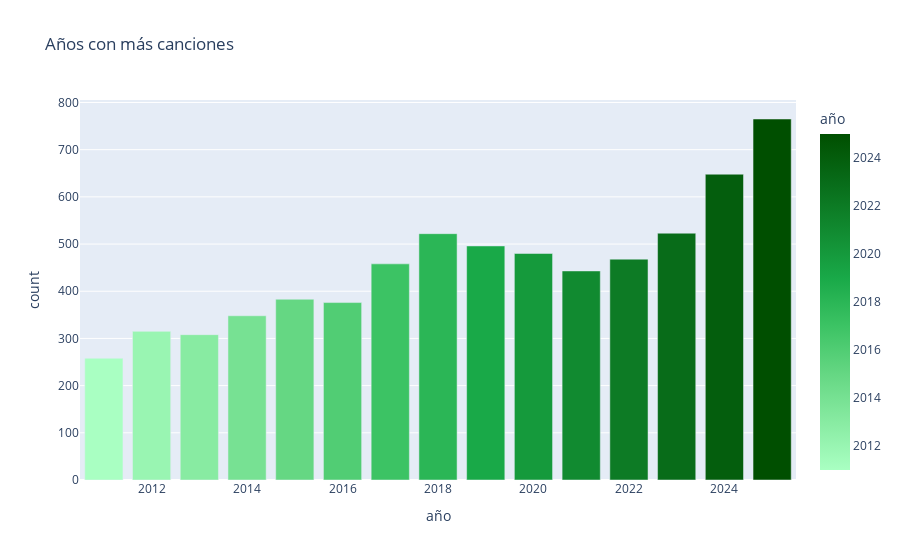

Notebook cell for this chart:
### Code cell
df["año"] = pd.to_datetime(df.album_release_date).dt.year

top_years = df["año"].value_counts().head(15).reset_index().sort_values(by='año')
title4="Años con más canciones" 
fig4 = px.bar(
    top_years,
    x='año',
    y='count',
    title=title4,
    color='año',
    color_continuous_scale=monocromaticos)
fig4.update_layout(showlegend=False) #Quitarle la barra de color de la derecha también

fig4.show()

### Figure 1 — Plotly figure (JSON) as saved in the notebook; plotly's stock layout.template omitted (floating-point values rounded to 4 significant figures)
{"data": [{"hovertemplate": "año=%{marker.color}<br>count=%{y}<extra></extra>", "legendgroup": "", "marker": {"color": [2011, 2012, 2013, 2014, 2015, 2016, 2017, 2018, 2019, 2020, 2021, 2022, 2023, 2024, 2025], "coloraxis": "coloraxis", "pattern": {"shape": ""}}, "name": "", "orientation": "v", "showlegend": false, "textposition": "auto", "type": "bar", "x": [2011, 2012, 2013, 2014, 2015, 2016, 2017, 2018, 2019, 2020, 2021, 2022, 2023, 2024, 2025], "xaxis": "x", "y": [258, 315, 308, 348, 383, 376, 458, 522, 496, 480, 443, 468, 523, 648, 765], "yaxis": "y"}], "layout": {"barmode": "relative", "coloraxis": {"colorbar": {"title": {"text": "año"}}, "colorscale": [[0, "#a9ffc2"], [0.1429, "#88eba2"], [0.2857, "#65d783"], [0.4286, "#3cc364"], [0.5714, "#19a948"], [0.7143, "#118a30"], [0.8571, "#086c19"], [1, "#004f00"]]}, "legend": {"tracegroupgap": 0}, "showlegend": false, "title": {"text": "Años con más canciones"}, "xaxis": {"anchor": "y", "domain": [0, 1], "title": {"text": "año"}}, "yaxis": {"anchor": "x", "domain": [0, 1], "title": {"text": "count"}}}}
